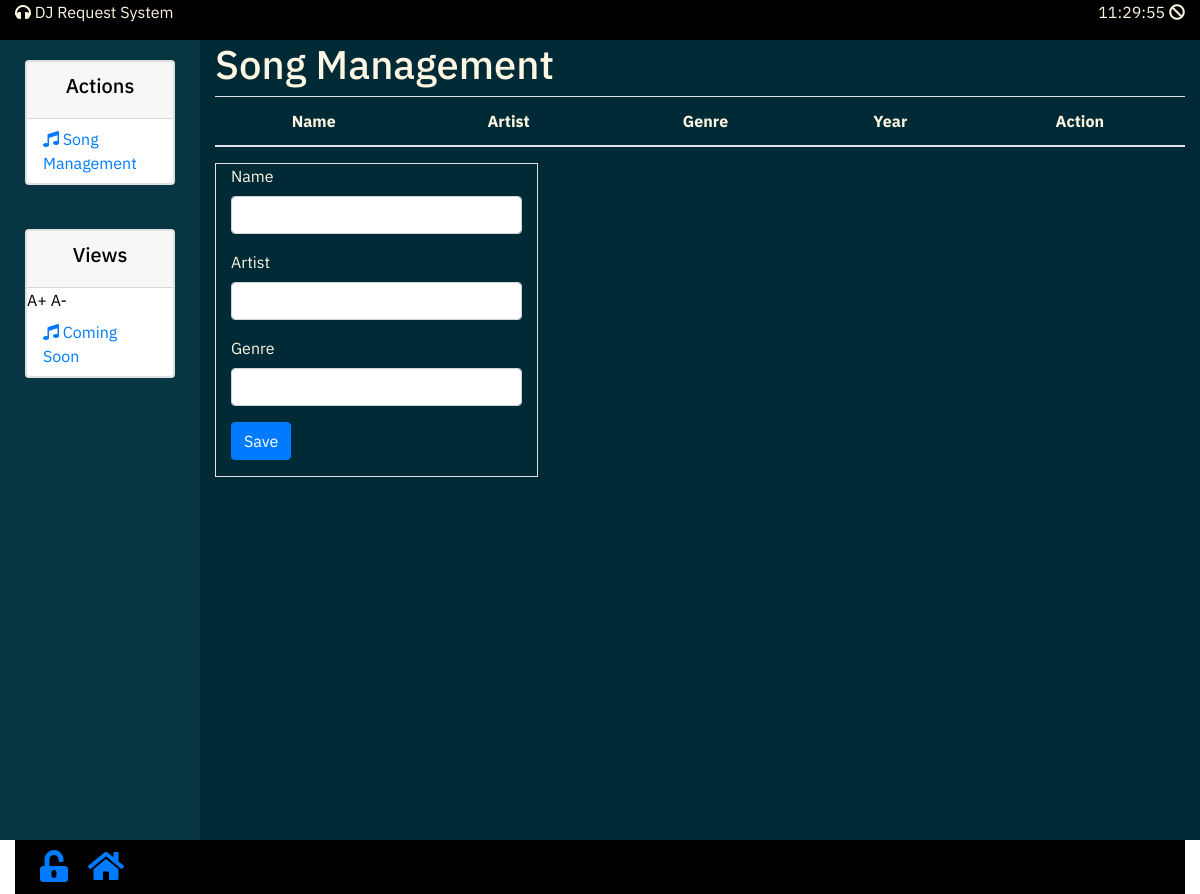
Before: /admin/list_manager.php with the older database file.
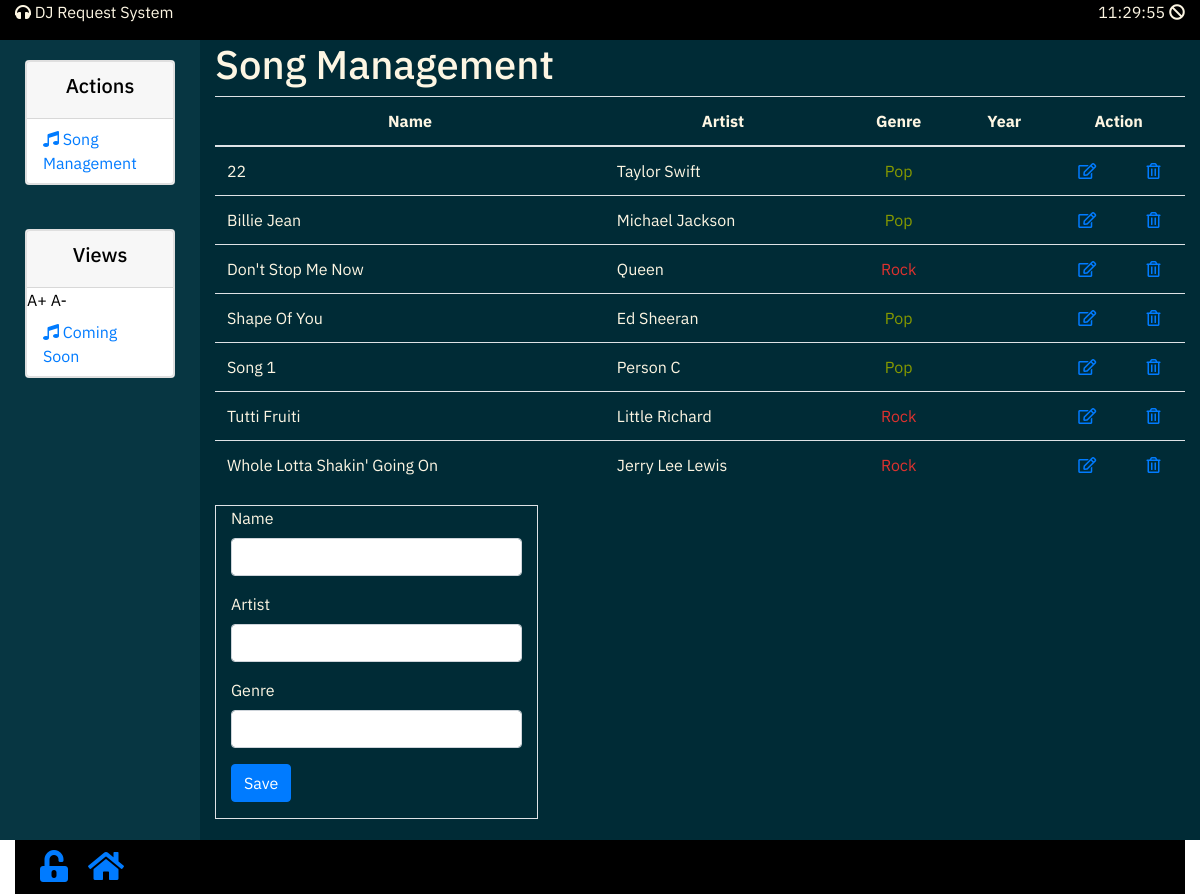
After: the same page with the newer database file.
### tables this page shows
CREATE TABLE IF NOT EXISTS `crud` (
  `id` int(11) NOT NULL AUTO_INCREMENT,
  `name` varchar(50) NOT NULL,
  `artist` varchar(50) NOT NULL,
  `genre` varchar(20) NOT NULL,
  PRIMARY KEY (`id`)
);

### config/DBConfig.php (called while the page is built, shortened)
 <?php
$environment = LOCAL;
?>

### functions/server.php (called while the page is built, shortened)
<?php
    $name = "";
    $artist = "";
    $genre = "";
    $update = false;
  ?>

### admin/list_manager.php (the view, shortened to what this page needs)
<?php
  include($_SERVER["DOCUMENT_ROOT"] . "/dj-app2/partials/_header.php");
?>
      <div class="row">
        <div id='collectionWin' class="col-md-2">
          <?php include($_SERVER["DOCUMENT_ROOT"] . "/dj-app2/partials/_action_blocks.php"); ?>
            <br>
          <div class="card collection_block">
            <div class="card">
              <div class="card-header text-center">
                <h5>Views</h5>
              </div>
              <ul class="nav flex-column">
                <li>
                  <span><a class="nav-link-small font-button plus" style="cursor: pointer;">A+</a></span>
                  <span><a class="nav-link-small font-button minus" style="cursor: pointer;">A-</a></span>
                </li>
          			<li class="nav-item"><a class="nav-link" href="<?php echo $environment; ?>songs/index.php"><i class="fas fa-music"></i> Coming Soon</a></li>
          		</ul>
            </div>
          </div>
        </div>
        <div id='mainWin' class="col-md-10">
          <div class="row">
            <div class="col-md-12">
            <div id='CRUDWindow'>
            <h1>Song Management</h1>
            <?php $results = mysqli_query($db, "SELECT * FROM crud ORDER BY name ASC"); ?>
            <table class='table'>
              <thead>
                <tr>
                  <th class='text-center'>Name</th>
                  <th class='text-center'>Artist</th>
                  <th class='text-center'>Genre</th>
                  <th class='text-center'>Year</th>
                  <th colspan="2" class='text-center'>Action</th>
                </tr>
              </thead>
              <?php while ($row = mysqli_fetch_array($results)) { ?>
                <tr>
                  <td><?php echo $row['name']; ?></td>
                  <td><?php echo $row['artist']; ?></td>
                  <td class='text-center'><span class='colourCell<?php echo $row['genre']; ?>'><?php echo $row['genre']; ?></span></td>
                  <td class='text-center'><?php echo $row['year']; ?></td>
                  <td class='text-center'>
                    <a href="../admin/list_manager.php?edit=<?php echo $row['id']; ?>" class="edit_btn" ><i class="far fa-edit"></i></a>
                  </td>
                  <td class='text-center'>
                    <a href="../functions/server.php?del=<?php echo $row['id']; ?>" class="del_btn"><i class="far fa-trash-alt"></i></a>
                  </td>
                </tr>
              <?php } ?>
            </table>
            <form method="post" class="form-group col-md-4 border" action="../functions/server.php" >
              <div class="form-group">
                <label>Name</label><br>
                <input type="text" class="form-control" name="name" value="<?php echo $name; ?>">
              </div>
              <div class="form-group">
                <label>Artist</label><br>
                <input type="text" class="form-control" name="artist" value="<?php echo $artist; ?>">
              </div>
              <div class="form-group">
                <label>Genre</label><br>
                <input type="text" class="form-control" name="genre" value="<?php echo $genre; ?>">
              </div>
              <div class="form-group">
                <?php if ($update == true): ?>
                  <button class="btn btn-primary" type="submit" name="update" style="background: #556B2F;" >update</button>
                <?php else: ?>
                  <button class="btn btn-primary" type="submit" name="save" >Save</button>
                <?php endif ?>
              </div>
            </form>
            </div>
          </div>
        </div>
      </div>
    </div>
<?php
  include($_SERVER["DOCUMENT_ROOT"] . "/dj-app2/partials/_footer.php");
?>

### partials/_header.php (shortened to what this page needs)
<!DOCTYPE html>
<html lang="en" dir="ltr">
  <head>
    <?php require_once($_SERVER["DOCUMENT_ROOT"] . "/dj-app2/config/DBConfig.php");?>
    <?php require_once($_SERVER["DOCUMENT_ROOT"] . "/dj-app2/functions/server.php");?>
    <?php require_once($_SERVER["DOCUMENT_ROOT"] . "/dj-app2/functions/functions.php");?>
    <link rel="stylesheet" href="<?php echo $environment; ?>css/bootstrap.min.css">
    <link rel="stylesheet" href="<?php echo $environment; ?>css/custom.css">
    <link rel="stylesheet" href="<?php echo $environment; ?>css/fontawesome-all.css">
  </head>
  <body>
    <body onload="startTime()">
    <div class="container-fluid">
      <div class='row' id='topBar'>
          <div class="col-md-4">
            <p title="<?php echo 'Version ' . ApplicationVersion::get(); ?>">
              <i class="fas fa-headphones"></i>
              <span>DJ Request System</span>
            </p>
          </div>
          <div class="col-md-4">
          </div>
          <div class="col-md-4">
            <p class="text-right">
              <span id="txt"></span>
              <span><?php is_connected(); ?></span>
            </p>
          </div>
      </div>

### functions/functions.php (shortened to what this page needs)
<?php
class ApplicationVersion
{
    public static function get()
    {
        $commitHash = trim(exec('git log --pretty="%h" -n1 HEAD'));
        $commitDate = new \DateTime(trim(exec('git log -n1 --pretty=%ci HEAD')));
        $commitDate->setTimezone(new \DateTimeZone('UTC'));
        return sprintf('v%s.%s.%s-dev.%s (%s)', self::MAJOR, self::MINOR, self::PATCH, $commitHash, $commitDate->format('Y-m-d H:m:s'));
    }
}
function is_connected()
{
    $connected = @fsockopen("www.google.co.uk", 80);
    if ($connected) {
        $is_conn = true;
        fclose($connected);
    } else {
        $is_conn = false;
    }
    if ($is_conn == true) {
        echo "<i class='fas fa-wifi' title='Connected'></i>";
    } else {
        echo "<i class='fas fa-ban' title='Not Connected'></i>";
    }
}

### partials/_action_blocks.php
<div class="card collection_block">
  <div class="card">
    <div class="card-header text-center">
      <h5>Actions</h5>
    </div>
    <ul class="nav flex-column">
      <li class="nav-item"><a class="nav-link" href="<?php echo $environment; ?>admin/list_manager.php"><i class="fas fa-music"></i> Song Management</a></li>
    </ul>
  </div>
</div>

### partials/_footer.php (shortened to what this page needs)
  <div class="container-fluid">
    <div class="row">
      <div id='footerBar' class="col-md-12">
        <p class='footerLink'><a href="<?php echo $environment; ?>admin/index.php"><i class="fas fa-unlock-alt fa-2x"></i></a></p>
        <p class='footerLink'><a href="<?php echo $environment; ?>index.php"><i class="fas fa-home fa-2x"></i></a></p>
      </div>
    </div>
  </div>
  </body>
</html>

### css/custom.css (style rules this page uses)
* { font-family: 'IBM Plex Sans', sans-serif; }
.collection_block { margin: 10px; background-color: white; color: black; }
#mainWin { background-color: #002b36; height: 100vh; overflow-y: auto; color: #fdf6e3; }
#collectionWin { background-color: #073642; height: 100vh; padding-top: 10px; overflow-y: auto; color: #fdf6e3; }
#CRUDWindow { height: 100vh; overflow-y: auto; }
#topBar { background-color: #000; color: #fdf6e3; }
#footerBar { background-color: #000; color: #fdf6e3; display: block; }
.footerLink { float: left; margin: 10px; }
.colourCellRock { color: #dc322f; }
.colourCellPop { color: #859900; }

Changed rows visible on the page:
added crud: name "22", artist "Taylor Swift", genre "Pop"
added crud: name "Billie Jean", artist "Michael Jackson", genre "Pop"
added crud: name "Don't Stop Me Now", artist "Queen", genre "Rock"
added crud: name "Shape Of You", artist "Ed Sheeran", genre "Pop"
added crud: name "Song 1", artist "Person C", genre "Pop"
added crud: name "Tutti Fruiti", artist "Little Richard", genre "Rock"
added crud: name "Whole Lotta Shakin' Going On", artist "Jerry Lee Lewis", genre "Rock"
